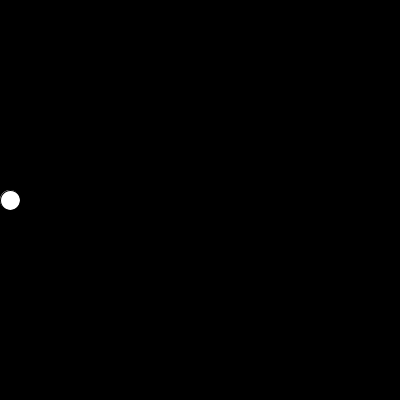
Frame 1 (no input)
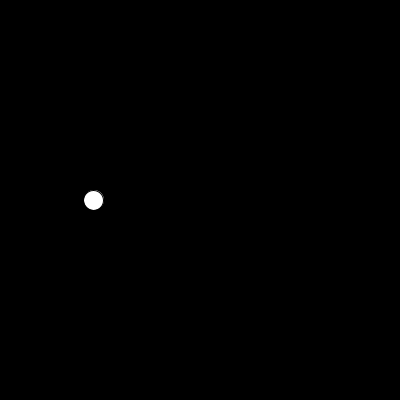
Frame 60 (the mouse pressed at the canvas centre just before this capture)
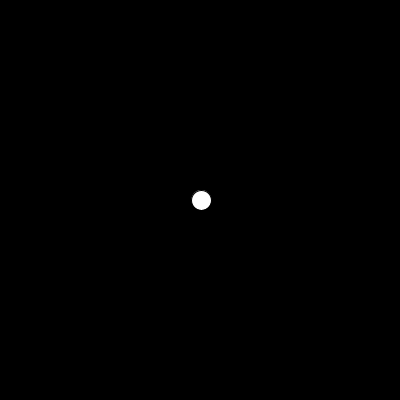
Frame 120 (the mouse held since frame 60 and released just before this capture)

The Processing sketch that drew these frames (run headless with seeded random() and noise(); from frame 60 on, the mouse is pressed at the canvas centre):

// Processing sketch: processing_125547
// ── processing_125547.pde

// define a variable for x-Position
float x = 10;
// define a variable for speed
float speed = 20;

// setup for initialization
void setup() {
  size(400, 400);
}

// draw is being called continuously
void draw() {
  // redraw background every frame
  background(0);
  
  // draw a circle at variable x-Position
  ellipse(x, 200, 20, 20);
  
  // increase x position by speed
  x = x + speed;
  
  // increase speed every frame for breaking motion
  speed = speed * 0.99;
  
  // if x position hits the 
  if ( x > 395 || x < 5 ) {
    speed = speed * -1;
  }
}
